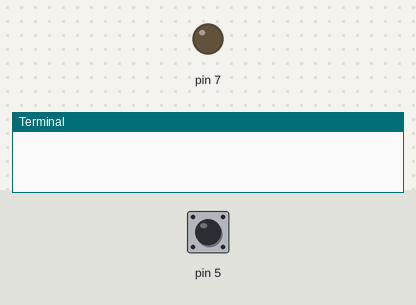
The program below on a simulated Raspberry Pi (header pin numbers). Parts: output pins drawn as LEDs (lit = HIGH), the last lines printed to the terminal. The test bench sets the inputs (shaded band); at power-on: pin 5 HIGH.

Above: at 1.2 s.
1.3 s: pin 5 pulled LOW for 0.15 s
At 1.37 s:
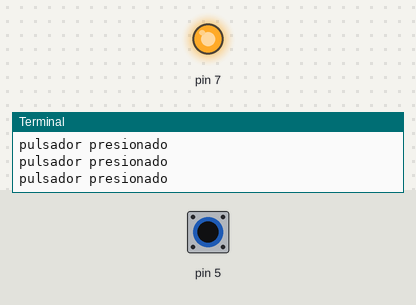
2.9 s: pin 5 pulled LOW for 3.2 s
At 6.7 s:
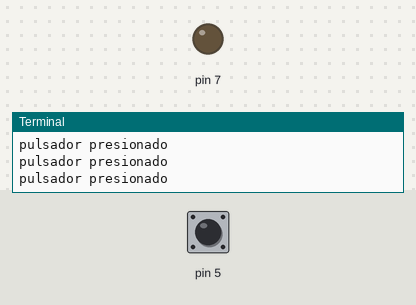
Timing chart, 0 to 8.2 s (numbered marks = the images above; inputs shaded):
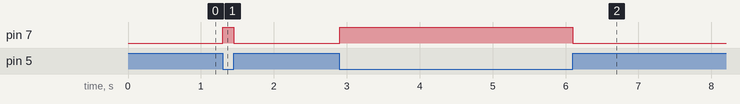

Measured:
- after the input at 1.3 s, pin 7: LOW → HIGH at once, → LOW 0.15 s later
- after the input at 2.9 s, pin 7: LOW → HIGH at once, → LOW 3.2 s later

The program:

Punto5.py
```python
import RPi.GPIO as GPIO
import time

GPIO.setwarnings(False)
GPIO.setmode(GPIO.BOARD)
GPIO.setup(5,GPIO.IN, pull_up_down=GPIO.PUD_UP)
GPIO.setup(7,GPIO.OUT)

while True :
  	if GPIO.input(5):
  		GPIO.output(7,False)
  	else:
  		print("pulsador presionado")
  		GPIO.output(7,True)
```
